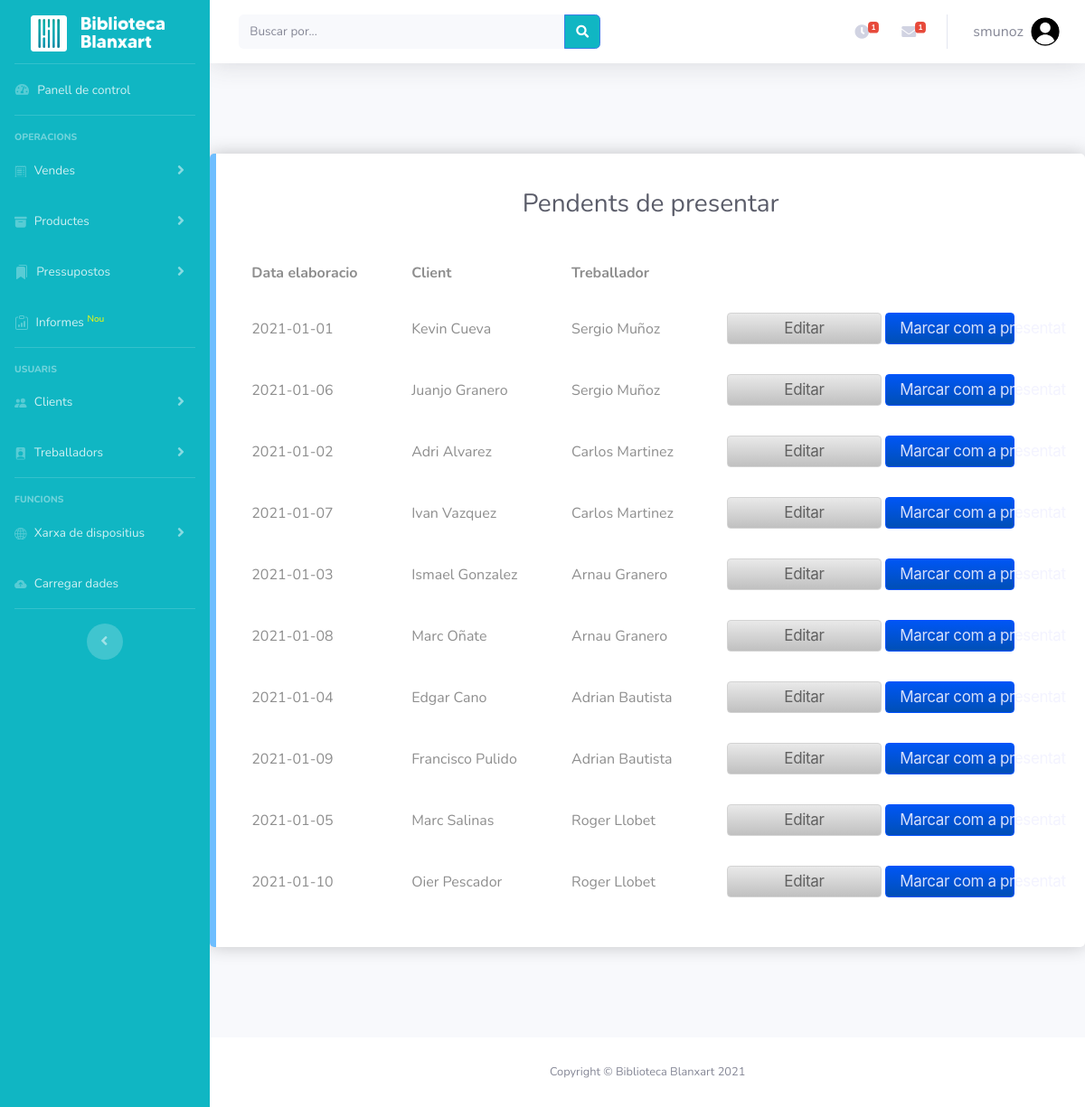
Screenshot of /carregar_taula_pressupostos.php?estat=pendents_presentar (signed in) with the database file from the repository.
### tables this page shows
CREATE TABLE tb_pressupostos (
    id_pressupost INT PRIMARY KEY AUTO_INCREMENT, 
    data_elaboracio DATE, 
    data_presentacio DATE, 
    data_venciment DATE, 
    data_acceptacio DATE, 
    data_rebuig DATE,
    import_total DOUBLE, 
    descompte DOUBLE, 
    marge_net DOUBLE, 
    detall LONGTEXT,
    estat VARCHAR(50),
    id_client INT, 
    id_treballador INT,
    FOREIGN KEY (id_client) REFERENCES tb_clients(id_client),
    FOREIGN KEY (id_treballador) REFERENCES tb_treballadors_2(id_treballador)
);

CREATE TABLE tb_clients (
    id_client INT PRIMARY KEY AUTO_INCREMENT, 
    nom_client VARCHAR(50), 
    adreça VARCHAR(50), 
    poblacio VARCHAR(50), 
    nif VARCHAR(12), 
    telefon VARCHAR(12), 
    correu_electronic VARCHAR(40)
);

CREATE TABLE tb_treballadors_2 (
    id_treballador INT PRIMARY KEY AUTO_INCREMENT, 
    nom VARCHAR(50), 
    cognom VARCHAR(50), 
    adreça VARCHAR(50), 
    codi_postal VARCHAR(5), 
    poblacio VARCHAR(50), 
    nif VARCHAR(12), 
    telefon VARCHAR(12), 
    correu_electronic VARCHAR(40)
);

### carregar_taula_pressupostos.php (the view, shortened to what this page needs)
<!DOCTYPE html>
<html lang="cat">
<head>
    <link href="vendor/fontawesome-free/css/all.min.css" rel="stylesheet" type="text/css">
    <link href="css/aso.css" rel="stylesheet">
    <link href="css/sb-admin-2.min.css" rel="stylesheet">
</head>
<body id="page-top">
    <div id="wrapper">
    <?php include("layout/menu-lateral.php"); ?>
<div id="content-wrapper" class="d-flex flex-column">
    <div id="content">
        <?php include("layout/user-logout.php"); ?>
   <div id="page-content-wrapper">
    <div id="page-content-wrapper">
   <div class="recuadro_lista">
   <?php
    include("functions/connector.php");
    $estat=$_REQUEST["estat"];
    if($estat=="pendents_presentar") {
    $sql="SELECT * FROM tb_pressupostos INNER JOIN tb_clients ON tb_pressupostos.id_client=tb_clients.id_client INNER JOIN tb_treballadors_2 ON tb_pressupostos.id_treballador=tb_treballadors_2.id_treballador WHERE ISNULL(data_presentacio)";
    $result=mysqli_query($dbLink,$sql) or exit(mysqli_error($dbLink)); ?>
    <table class="table">
    <br>
    <h1 class="h3 mb-0 text-gray-800">Pendents de presentar</h1>
    <br>
        <tr>
            <th>Data elaboracio</th><th>Client</th><th>Treballador</th><th></th>
        </tr>
    <?php
    while($reg=mysqli_fetch_array($result)) { ?>
        <tr>
            <td><?php echo $reg["data_elaboracio"]; ?></td>
            <td><?php echo $reg["nom_client"]; ?></td>
            <td><?php echo $reg["nom"]," ", $reg["cognom"]; ?></td>
            <td>
                <a class="button-white button-block-editar as-tradeupinline-button" href="editar_pressupost.php?id_pressupost=<?php echo $reg["id_pressupost"]; ?>">Editar</a>
                <a class="button-white button-block-info as-tradeupinline-button" href="functions/presentar_pressupost.php?id_pressupost=<?php echo $reg["id_pressupost"]; ?>">Marcar com a presentat</a>
            </td>
        </tr><?php
    } ?>
    </table><?php
}else if($estat=="presentats") {
    $sql="SELECT * FROM tb_pressupostos INNER JOIN tb_clients ON tb_pressupostos.id_client=tb_clients.
    id_client INNER JOIN tb_treballadors_2 ON tb_pressupostos.id_treballador=tb_treballadors_2.id_treballador
    WHERE NOT ISNULL(data_presentacio) AND ISNULL(data_acceptacio) AND ISNULL(data_rebuig);";
    $result=mysqli_query($dbLink,$sql) or exit(mysqli_error($dbLink)); ?>
    <table class="table">
    <br>
    <h1 class="h3 mb-0 text-gray-800">Presentats</h1>
    <br>
        <tr>
            <th>Data elaboració</th><th>Data presentació</th><th>Client</th><th>Treballador</th><th></th>
        </tr>
    <?php
    while($reg=mysqli_fetch_array($result)) { ?>
    <tr>
        <td><?php echo $reg["data_elaboracio"]; ?></td>
        <td><?php echo $reg["data_presentacio"]; ?></td>
        <td><?php echo $reg["nom_client"]; ?></td>
        <td><?php echo $reg["nom"]," ", $reg["cognom"]; ?></td>
        <td>
        <a class="button-white button-block-aceptar as-tradeupinline-button" href=functions/acceptar_pressupost.php?id_pressupost=<?php echo $reg["id_pressupost"]; ?>>Acceptar</a>
            <a class="button-white button-block-eliminar as-tradeupinline-button" href=functions/rebutjar_pressupost.php?id_pressupost=<?php echo $reg["id_pressupost"]; ?>>Rebutjar</a>
    </td>
    </tr><?php
    } ?>
    </table><?php
}if($estat=="aprovats") {
    $sql="SELECT * FROM tb_pressupostos INNER JOIN tb_clients ON tb_pressupostos.id_client=tb_clients.
    id_client INNER JOIN tb_treballadors_2 ON tb_pressupostos.id_treballador=tb_treballadors_2.id_treballador
    WHERE NOT ISNULL(data_acceptacio);";
    $result=mysqli_query($dbLink,$sql) or exit(mysqli_error($dbLink)); ?>
    <table class="table">
    <br>
    <h1 class="h3 mb-0 text-gray-800">Aprovats</h1>
    <br>
        <tr>
            <th>Data presentacio</th><th>Data acceptació</th><th>Client</th><th>Treballador</th><th></th>
        </tr>
    <?php
    while($reg=mysqli_fetch_array($result)) { ?>
    <tr>
        <td><?php echo $reg["data_presentacio"]; ?></td>
        <td><?php echo $reg["data_acceptacio"]; ?></td>
        <td><?php echo $reg["nom_client"]; ?></td>
        <td><?php echo $reg["nom"]," ", $reg["cognom"]; ?></td>
    </tr><?php
    } ?>
    </table><?php
}if($estat=="vençuts") {
    $sql="SELECT * FROM tb_pressupostos INNER JOIN tb_clients ON tb_pressupostos.id_client=tb_clients.
    id_client INNER JOIN tb_treballadors_2 ON tb_pressupostos.id_treballador=tb_treballadors_2.id_treballador
    WHERE NOT ISNULL(data_venciment);";
    $result=mysqli_query($dbLink,$sql) or exit(mysqli_error($dbLink)); ?>
    <table class="table">
    <br>
    <h1 class="h3 mb-0 text-gray-800">Vençuts</h1>
    <br>
        <tr>
            <th>Data presentacio</th><th>Data venciment</th><th>Client</th><th>Treballador</th><th></th>
        </tr>
    <?php
    while($reg=mysqli_fetch_array($result)) { ?>
    <tr>
        <td><?php echo $reg["data_presentacio"]; ?></td>
        <td><?php echo $reg["data_venciment"]; ?></td>
        <td><?php echo $reg["nom_client"]; ?></td>
        <td><?php echo $reg["nom"]," ", $reg["cognom"]; ?></td>
    </tr><?php
    } ?>
    </table><?php
}
?>
   </div>
    </div>
  </div>
    </div>
<?php include("layout/footer.php"); ?>
</div>
</div>
</body>
</html>

### css/aso.css (style rules this page uses)
body { font: 14px sans-serif; }
body { background-image: url("../img/wallpaper.jpg"); font-family: sans-serif; overflow: auto; color: #000000; background-position: center; background-attachment: fixed; background-position: center; background-repeat: no-repeat; background-size: cover; height: 500px; }
a { color: #028802; text-decoration: none; transition: 0.3s; }
.as-tradeupinline-button { z-index: 1; }
h1 { color: rgb(163, 163, 163); text-align: center; font-size: 45px; }
.button-white { font-size: 17px; line-height: 1.47059; font-weight: 400; letter-spacing: -.022em; font-family: SF Pro Text,SF Pro Icons,AOS Icons,Helvetica Neue,Helvetica,Arial,sans-serif; background-color: #c9cbcc; background: linear-gradient(#e9e9e9,#c0c0c0); border: 1px solid rgb(211, 211, 211); border-radius: 4px; color: rgb(97, 97, 97); cursor: pointer; display: inline-block; min-width: 30px; padding: 4px 15px; text-align: center; white-space: nowrap; }
table { color: #484848; }
.table > thead > tr > th, .table > tbody > tr > th, .table > tfoot > tr > th, .table > thead > tr > td, .table > tbody > tr > td, .table > tfoot > tr > td { padding: 8px; line-height: 1.42857143; border-top: 0px solid #fff; vertical-align: inherit; border: solid 1px #fff; color: #8e8e8e; }
.recuadro_lista { background-color: #fff; border-radius: 5px 5px 5px 5px; border-style: solid; border-width: 0px 0px 0px 7px; border-color: #239cffa7; box-shadow: 0px 0px 20px 0px rgba(0, 0, 0, 0.22); transition: background 0.5s, border 0.5s, border-radius 0.5s, box-shadow 0.5s; box-sizing: border-box; left: 100px; top: 200px; align-content: center!important; width: 100%; max-width: 1380px; padding: 15px; margin: auto; margin-top: 100px; margin-bottom: 100px; }
.button-block-editar { box-sizing: border-box; width: 48%; }
.button-block-info { box-sizing: border-box; width: 40%; font-size: 17px; line-height: 1.47059; font-weight: 400; letter-spacing: -.022em; font-family: SF Pro Text,SF Pro Icons,AOS Icons,Helvetica Neue,Helvetica,Arial,sans-serif; background-color: #0075b9; background: linear-gradient(#0056f5,#004fb6); border: 1px solid rgb(0, 81, 255); border-radius: 4px; color: rgb(241 241 255 / 89%); cursor: pointer; display: inline-block; min-width: 30px; padding: 4px 15px; text-align: center; white-space: nowrap; }

### rows the page displays
tb_pressupostos: data_elaboracio "2021-01-01", id_client.nom_client "Kevin Cueva", id_treballador.nom "Sergio", id_treballador.cognom "Muñoz"
tb_pressupostos: data_elaboracio "2021-01-06", id_client.nom_client "Juanjo Granero", id_treballador.nom "Sergio", id_treballador.cognom "Muñoz"
tb_pressupostos: data_elaboracio "2021-01-02", id_client.nom_client "Adri Alvarez", id_treballador.nom "Carlos", id_treballador.cognom "Martinez"
tb_pressupostos: data_elaboracio "2021-01-07", id_client.nom_client "Ivan Vazquez", id_treballador.nom "Carlos", id_treballador.cognom "Martinez"
tb_pressupostos: data_elaboracio "2021-01-03", id_client.nom_client "Ismael Gonzalez", id_treballador.nom "Arnau", id_treballador.cognom "Granero"
tb_pressupostos: data_elaboracio "2021-01-08", id_client.nom_client "Marc Oñate", id_treballador.nom "Arnau", id_treballador.cognom "Granero"
tb_pressupostos: data_elaboracio "2021-01-04", id_client.nom_client "Edgar Cano", id_treballador.nom "Adrian", id_treballador.cognom "Bautista"
tb_pressupostos: data_elaboracio "2021-01-09", id_client.nom_client "Francisco Pulido", id_treballador.nom "Adrian", id_treballador.cognom "Bautista"
tb_pressupostos: data_elaboracio "2021-01-05", id_client.nom_client "Marc Salinas", id_treballador.nom "Roger", id_treballador.cognom "Llobet"
tb_pressupostos: data_elaboracio "2021-01-10", id_client.nom_client "Oier Pescador", id_treballador.nom "Roger", id_treballador.cognom "Llobet"

### other values shown
$_SESSION["usuari"] "smunoz"
